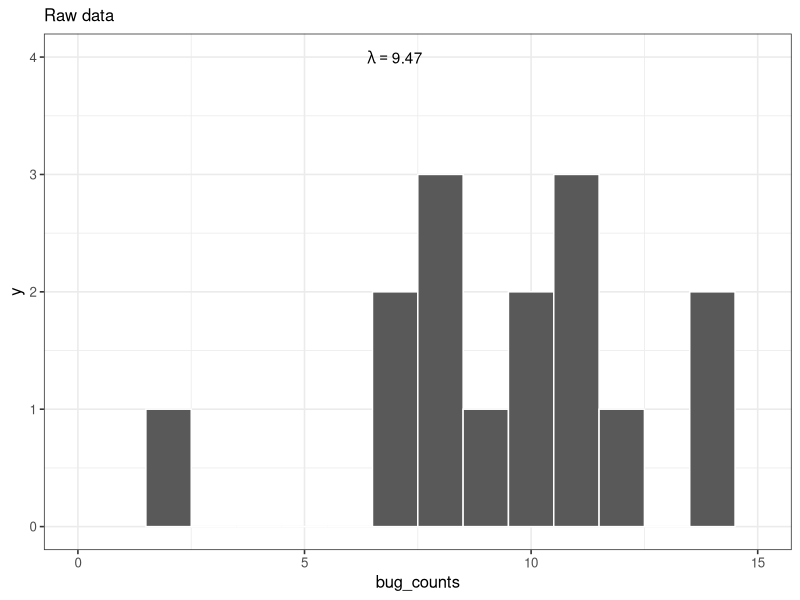
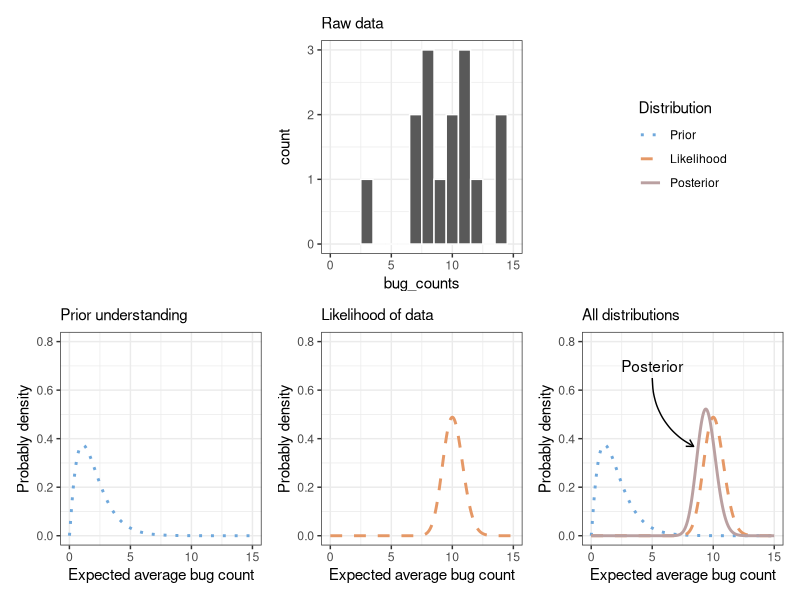

Here is the R script that generated these plots, in order:
## ---- chunk 1
#| echo: false
#| message: false
library(tidyverse)
library(patchwork)

theme_set( theme_bw(base_size=12) )
## ---- chunk 2
#| label: fig-data
#| fig-cap: "I counted the number of arthropods on ten plants. The average of those counts (lambda) was 9.47. "
#| echo: false
#| fig-width: 4
#| fig-asp: 1
#| 


# data
sum_y <- 150
n  <- 15


# naive parameters based on data only
alpha.lik <- sum_y
beta.lik <- n

set.seed(1)
data <- tibble(bug_counts = rpois(n, lambda=alpha.lik/beta.lik))

lambda.hat <- mean( data$bug_counts )

xmin <- 0
xmax <- 15
ymin <- 0; ymax <- 0.8

data_hist <- ggplot(data = data, aes(x = bug_counts)) +
  geom_histogram(binwidth = 1, center = 0, color = "white") +
  coord_cartesian(xlim = c(xmin, xmax)) +
  # theme_bw() +
  labs(subtitle = "Raw data") + 
  annotate("text", x = 7, y = 4,
         label = sprintf("lambda == %.2f", lambda.hat ),
         parse = TRUE)

data_hist 
## ---- chunk 3
#| label: fig-learning
#| fig-cap: "Before I ever counted arthropods on plants, I believed there would be about 2 bugs on each plant (on average), and probably not more than 5 or 6. The *prior distribution* describes that initial guess and uncertainty. The normalized *likelihood* shown here is the probability of observing those counts, assuming a Poisson distribution and that the true mean is the observed mean. The *posterior* distribution shows us the combination (literally the product) of the prior and normalized likelihood. The posterior is our updated understanding of what the mean count number is for the entire population of plants I sampled from."
#| echo: false

# parameter priors
alpha.prior <- 2.2  # shape
beta.prior <- 1.1 # rate

# qgamma(0.975, shape=alpha.prior, rate=beta.prior)

# data
sum_y <- 150
n  <- 15


# naive parameters based on data only
alpha.lik <- sum_y + 1
beta.lik <- n

set.seed(1)
data <- tibble(bug_counts = rpois(n, lambda=alpha.lik/beta.lik))

# parameter posteriors
alpha.post <- alpha.prior + sum_y
beta.post <- beta.prior + n


xmin <- 0
xmax <- 15
ymin <- 0; ymax <- 0.8

data_hist <- ggplot(data = data, aes(x = bug_counts)) +
  geom_histogram(binwidth = 1, center = 0, color = "white") +
  coord_cartesian(xlim = c(xmin, xmax)) +
  theme_bw() +
  labs(subtitle = "Raw data")

prior_distr <- ggplot() +
  geom_function(fun=dgamma, args=list(shape = alpha.prior, rate = beta.prior),
                xlim=c(xmin, xmax), 
                n=1001, lty="dotted", color="#6FA8DC", linewidth=1) + 
  coord_cartesian(ylim=c(ymin, ymax)) + 
  labs(x="Expected average bug count", y="Probably density", subtitle="Prior understanding") +
  theme_bw() 

data_only_distr <- ggplot() +
  geom_function(fun=dgamma, args=list(shape = alpha.lik, rate = beta.lik),
                xlim=c(xmin, xmax), 
                n=1001, lty="dashed", color="#E59866", linewidth=1) +
  coord_cartesian(ylim=c(ymin, ymax)) +
  labs(x="Expected average bug count", y="Probably density", subtitle="Likelihood of data") +
  theme_bw() 

peak_x <- (alpha.post - 1) / beta.post
peak_y <- dgamma(peak_x - 0.5, shape = alpha.post, rate = beta.post)

all_distr <- ggplot() +
  geom_function(aes(color = "Prior", linetype = "Prior"),
                fun = dgamma, args = list(shape = alpha.prior, rate = beta.prior),
                xlim = c(xmin, xmax), n = 1001, linewidth = 1) +
  geom_function(aes(color = "Likelihood", linetype = "Likelihood"),
                fun = dgamma, args = list(shape = alpha.lik, rate = beta.lik),
                xlim = c(xmin, xmax), n = 1001, linewidth = 1) +
  geom_function(aes(color = "Posterior", linetype = "Posterior"),
                fun = dgamma, args = list(shape = alpha.post, rate = beta.post),
                xlim = c(xmin, xmax), n = 1001, linewidth = 1) +
  coord_cartesian(ylim = c(ymin, ymax)) +
  labs(x="Expected average bug count", y="Probably density", subtitle="All distributions") +
  annotate("text", x=5, y=.7, label="Posterior") + 
  annotate("curve",
           x = 5, y = .65, xend = peak_x-1, yend = peak_y - .05,
           curvature = 0.3, arrow = arrow(length = unit(0.2, "cm")),
           color = "black") +
  scale_color_manual(name = "Distribution",
                    breaks = c("Prior", "Likelihood", "Posterior"),
                    values = c(Prior = "#6FA8DC", Likelihood = "#E59866", Posterior = "#BAA0A1")) +
scale_linetype_manual(name = "Distribution",
                       breaks = c("Prior", "Likelihood", "Posterior"),
                       values = c(Prior = "dotted", Likelihood = "dashed", Posterior = "solid")) +
    guides(color = guide_legend(ncol = 1), linetype = guide_legend(ncol = 1)) +
  theme_bw() 

design <- "
ABC
DEF
"

plot_spacer() + data_hist + guide_area() +
  prior_distr + data_only_distr + all_distr +
  plot_layout(design = design, guides = "collect")
